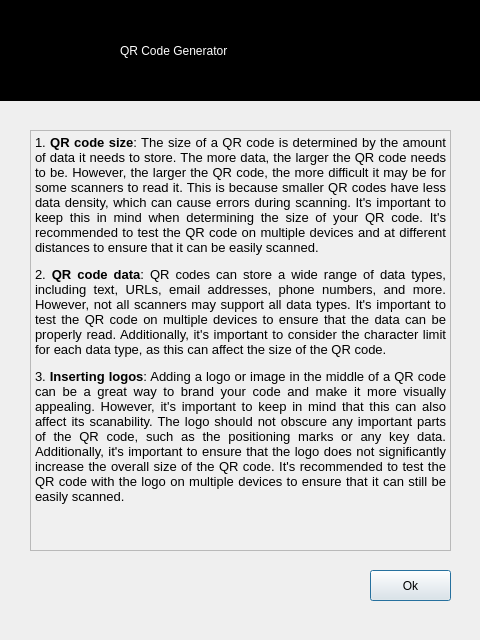
<?xml version="1.0" encoding="UTF-8"?>
<ui version="4.0">
 <class>Dialog</class>
 <widget class="QDialog" name="Dialog">
  <property name="geometry">
   <rect>
    <x>0</x>
    <y>0</y>
    <width>480</width>
    <height>640</height>
   </rect>
  </property>
  <property name="windowTitle">
   <string>Help!</string>
  </property>
  <widget class="QTextBrowser" name="helptext">
   <property name="geometry">
    <rect>
     <x>30</x>
     <y>130</y>
     <width>421</width>
     <height>421</height>
    </rect>
   </property>
   <property name="styleSheet">
    <string notr="true">background-color: rgb(240, 240, 240);</string>
   </property>
   <property name="html">
    <string>&lt;!DOCTYPE HTML PUBLIC &quot;-//W3C//DTD HTML 4.0//EN&quot; &quot;http://www.w3.org/TR/REC-html40/strict.dtd&quot;&gt;
&lt;html&gt;&lt;head&gt;&lt;meta name=&quot;qrichtext&quot; content=&quot;1&quot; /&gt;&lt;style type=&quot;text/css&quot;&gt;
p, li { white-space: pre-wrap; }
&lt;/style&gt;&lt;/head&gt;&lt;body style=&quot; font-family:'MS Shell Dlg 2'; font-size:8.25pt; font-weight:400; font-style:normal;&quot;&gt;
&lt;p align=&quot;justify&quot; style=&quot; margin-top:12px; margin-bottom:12px; margin-left:0px; margin-right:0px; -qt-block-indent:0; text-indent:0px;&quot;&gt;&lt;span style=&quot; font-size:10pt;&quot;&gt;1. &lt;/span&gt;&lt;span style=&quot; font-size:10pt; font-weight:600;&quot;&gt;QR code size&lt;/span&gt;&lt;span style=&quot; font-size:10pt;&quot;&gt;: The size of a QR code is determined by the amount of data it needs to store. The more data, the larger the QR code needs to be. However, the larger the QR code, the more difficult it may be for some scanners to read it. This is because smaller QR codes have less data density, which can cause errors during scanning. It's important to keep this in mind when determining the size of your QR code. It's recommended to test the QR code on multiple devices and at different distances to ensure that it can be easily scanned.&lt;/span&gt;&lt;/p&gt;
&lt;p align=&quot;justify&quot; style=&quot; margin-top:12px; margin-bottom:12px; margin-left:0px; margin-right:0px; -qt-block-indent:0; text-indent:0px;&quot;&gt;&lt;span style=&quot; font-size:10pt;&quot;&gt;2. &lt;/span&gt;&lt;span style=&quot; font-size:10pt; font-weight:600;&quot;&gt;QR code data&lt;/span&gt;&lt;span style=&quot; font-size:10pt;&quot;&gt;: QR codes can store a wide range of data types, including text, URLs, email addresses, phone numbers, and more. However, not all scanners may support all data types. It's important to test the QR code on multiple devices to ensure that the data can be properly read. Additionally, it's important to consider the character limit for each data type, as this can affect the size of the QR code.&lt;/span&gt;&lt;/p&gt;
&lt;p align=&quot;justify&quot; style=&quot; margin-top:12px; margin-bottom:12px; margin-left:0px; margin-right:0px; -qt-block-indent:0; text-indent:0px;&quot;&gt;&lt;span style=&quot; font-size:10pt;&quot;&gt;3. &lt;/span&gt;&lt;span style=&quot; font-size:10pt; font-weight:600;&quot;&gt;Inserting logos&lt;/span&gt;&lt;span style=&quot; font-size:10pt;&quot;&gt;: Adding a logo or image in the middle of a QR code can be a great way to brand your code and make it more visually appealing. However, it's important to keep in mind that this can also affect its scanability. The logo should not obscure any important parts of the QR code, such as the positioning marks or any key data. Additionally, it's important to ensure that the logo does not significantly increase the overall size of the QR code. It's recommended to test the QR code with the logo on multiple devices to ensure that it can still be easily scanned.&lt;/span&gt;&lt;/p&gt;&lt;/body&gt;&lt;/html&gt;</string>
   </property>
  </widget>
  <widget class="QPushButton" name="okhelp">
   <property name="geometry">
    <rect>
     <x>370</x>
     <y>570</y>
     <width>81</width>
     <height>31</height>
    </rect>
   </property>
   <property name="styleSheet">
    <string notr="true">font: 10pt &quot;MS Shell Dlg 2&quot;;</string>
   </property>
   <property name="text">
    <string>Ok</string>
   </property>
  </widget>
  <widget class="QWidget" name="widget" native="true">
   <property name="geometry">
    <rect>
     <x>0</x>
     <y>0</y>
     <width>481</width>
     <height>101</height>
    </rect>
   </property>
   <property name="styleSheet">
    <string notr="true">background-color: rgb(0, 0, 0);</string>
   </property>
   <widget class="QLabel" name="label">
    <property name="geometry">
     <rect>
      <x>20</x>
      <y>0</y>
      <width>91</width>
      <height>101</height>
     </rect>
    </property>
    <property name="text">
     <string/>
    </property>
    <property name="pixmap">
     <pixmap>rsz_greentv_logo_2.png</pixmap>
    </property>
   </widget>
   <widget class="QLabel" name="label_2">
    <property name="geometry">
     <rect>
      <x>120</x>
      <y>0</y>
      <width>361</width>
      <height>101</height>
     </rect>
    </property>
    <property name="styleSheet">
     <string notr="true">font: 87 24pt &quot;Arial Black&quot;;
color: rgb(255, 255, 255);</string>
    </property>
    <property name="text">
     <string>QR Code Generator</string>
    </property>
   </widget>
  </widget>
 </widget>
 <resources/>
 <connections/>
</ui>
